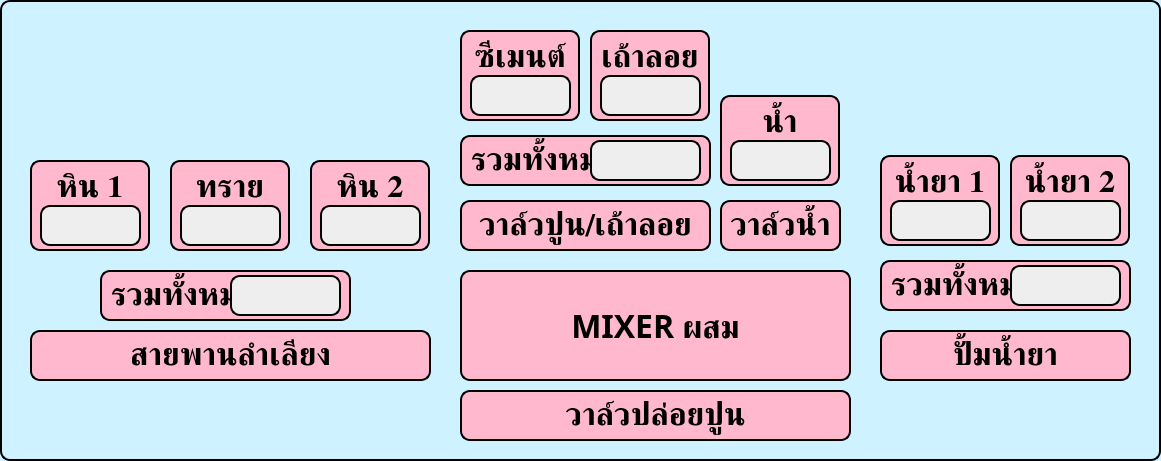
     <widget class="QGroupBox" name="mix_main_monitor_groupBox">
      <property name="geometry">
       <rect>
        <x>10</x>
        <y>150</y>
        <width>1161</width>
        <height>461</height>
       </rect>
      </property>
      <property name="font">
       <font>
        <family>TH Niramit AS</family>
        <pointsize>20</pointsize>
        <bold>true</bold>
       </font>
      </property>
      <property name="styleSheet">
       <string notr="true">background-color:rgb(206, 242, 255); 
color: black;
border: 2px solid; 
border-radius: 10px;</string>
      </property>
      <property name="title">
       <string/>
      </property>
      <widget class="QLabel" name="mix_monitor_rock_1_label">
       <property name="geometry">
        <rect>
         <x>30</x>
         <y>160</y>
         <width>120</width>
         <height>91</height>
        </rect>
       </property>
       <property name="font">
        <font>
         <family>TH Niramit AS</family>
         <pointsize>24</pointsize>
         <bold>true</bold>
        </font>
       </property>
       <property name="styleSheet">
        <string notr="true">background:rgb(255, 184, 205)</string>
       </property>
       <property name="frameShape">
        <enum>QFrame::Shape::Box</enum>
       </property>
       <property name="frameShadow">
        <enum>QFrame::Shadow::Plain</enum>
       </property>
       <property name="lineWidth">
        <number>2</number>
       </property>
       <property name="text">
        <string>หิน 1</string>
       </property>
       <property name="alignment">
        <set>Qt::AlignmentFlag::AlignHCenter|Qt::AlignmentFlag::AlignTop</set>
       </property>
      </widget>
      <widget class="QLabel" name="mix_monitor_sand_label">
       <property name="geometry">
        <rect>
         <x>170</x>
         <y>160</y>
         <width>120</width>
         <height>91</height>
        </rect>
       </property>
       <property name="font">
        <font>
         <family>TH Niramit AS</family>
         <pointsize>24</pointsize>
         <bold>true</bold>
        </font>
       </property>
       <property name="styleSheet">
        <string notr="true">background:rgb(255, 184, 205)</string>
       </property>
       <property name="frameShape">
        <enum>QFrame::Shape::Box</enum>
       </property>
       <property name="frameShadow">
        <enum>QFrame::Shadow::Plain</enum>
       </property>
       <property name="lineWidth">
        <number>2</number>
       </property>
       <property name="text">
        <string>ทราย</string>
       </property>
       <property name="alignment">
        <set>Qt::AlignmentFlag::AlignHCenter|Qt::AlignmentFlag::AlignTop</set>
       </property>
      </widget>
      <widget class="QLabel" name="mix_monitor_rock_2_label">
       <property name="geometry">
        <rect>
         <x>310</x>
         <y>160</y>
         <width>120</width>
         <height>91</height>
        </rect>
       </property>
       <property name="font">
        <font>
         <family>TH Niramit AS</family>
         <pointsize>24</pointsize>
         <bold>true</bold>
        </font>
       </property>
       <property name="styleSheet">
        <string notr="true">background:rgb(255, 184, 205)</string>
       </property>
       <property name="frameShape">
        <enum>QFrame::Shape::Box</enum>
       </property>
       <property name="frameShadow">
        <enum>QFrame::Shadow::Plain</enum>
       </property>
       <property name="lineWidth">
        <number>2</number>
       </property>
       <property name="text">
        <string>หิน 2</string>
       </property>
       <property name="alignment">
        <set>Qt::AlignmentFlag::AlignHCenter|Qt::AlignmentFlag::AlignTop</set>
       </property>
      </widget>
      <widget class="QLabel" name="mix_monitor_fyash_label">
       <property name="geometry">
        <rect>
         <x>590</x>
         <y>30</y>
         <width>120</width>
         <height>91</height>
        </rect>
       </property>
       <property name="font">
        <font>
         <family>TH Niramit AS</family>
         <pointsize>24</pointsize>
         <bold>true</bold>
        </font>
       </property>
       <property name="styleSheet">
        <string notr="true">background:rgb(255, 184, 205)</string>
       </property>
       <property name="frameShape">
        <enum>QFrame::Shape::Box</enum>
       </property>
       <property name="frameShadow">
        <enum>QFrame::Shadow::Plain</enum>
       </property>
       <property name="lineWidth">
        <number>2</number>
       </property>
       <property name="text">
        <string>เถ้าลอย</string>
       </property>
       <property name="alignment">
        <set>Qt::AlignmentFlag::AlignHCenter|Qt::AlignmentFlag::AlignTop</set>
       </property>
      </widget>
      <widget class="QLabel" name="mix_monitor_cement_label">
       <property name="geometry">
        <rect>
         <x>460</x>
         <y>30</y>
         <width>120</width>
         <height>91</height>
        </rect>
       </property>
       <property name="font">
        <font>
         <family>TH Niramit AS</family>
         <pointsize>24</pointsize>
         <bold>true</bold>
        </font>
       </property>
       <property name="styleSheet">
        <string notr="true">background:rgb(255, 184, 205)</string>
       </property>
       <property name="frameShape">
        <enum>QFrame::Shape::Box</enum>
       </property>
       <property name="frameShadow">
        <enum>QFrame::Shadow::Plain</enum>
       </property>
       <property name="lineWidth">
        <number>2</number>
       </property>
       <property name="text">
        <string>ซีเมนต์</string>
       </property>
       <property name="alignment">
        <set>Qt::AlignmentFlag::AlignHCenter|Qt::AlignmentFlag::AlignTop</set>
       </property>
      </widget>
      <widget class="QLabel" name="mix_monitor_wather_label">
       <property name="geometry">
        <rect>
         <x>720</x>
         <y>95</y>
         <width>120</width>
         <height>91</height>
        </rect>
       </property>
       <property name="font">
        <font>
         <family>TH Niramit AS</family>
         <pointsize>24</pointsize>
         <bold>true</bold>
        </font>
       </property>
       <property name="styleSheet">
        <string notr="true">background:rgb(255, 184, 205)</string>
       </property>
       <property name="frameShape">
        <enum>QFrame::Shape::Box</enum>
       </property>
       <property name="frameShadow">
        <enum>QFrame::Shadow::Plain</enum>
       </property>
       <property name="lineWidth">
        <number>2</number>
       </property>
       <property name="text">
        <string>น้ำ</string>
       </property>
       <property name="alignment">
        <set>Qt::AlignmentFlag::AlignHCenter|Qt::AlignmentFlag::AlignTop</set>
       </property>
      </widget>
      <widget class="QLabel" name="mix_monitor_chem_2_label">
       <property name="geometry">
        <rect>
         <x>1010</x>
         <y>155</y>
         <width>120</width>
         <height>91</height>
        </rect>
       </property>
       <property name="font">
        <font>
         <family>TH Niramit AS</family>
         <pointsize>24</pointsize>
         <bold>true</bold>
        </font>
       </property>
       <property name="styleSheet">
        <string notr="true">background:rgb(255, 184, 205)</string>
       </property>
       <property name="frameShape">
        <enum>QFrame::Shape::Box</enum>
       </property>
       <property name="frameShadow">
        <enum>QFrame::Shadow::Plain</enum>
       </property>
       <property name="lineWidth">
        <number>2</number>
       </property>
       <property name="text">
        <string>น้ำยา 2</string>
       </property>
       <property name="alignment">
        <set>Qt::AlignmentFlag::AlignHCenter|Qt::AlignmentFlag::AlignTop</set>
       </property>
      </widget>
      <widget class="QLabel" name="mix_monitor_chem_1_label">
       <property name="geometry">
        <rect>
         <x>880</x>
         <y>155</y>
         <width>120</width>
         <height>91</height>
        </rect>
       </property>
       <property name="font">
        <font>
         <family>TH Niramit AS</family>
         <pointsize>24</pointsize>
         <bold>true</bold>
        </font>
       </property>
       <property name="styleSheet">
        <string notr="true">background:rgb(255, 184, 205)</string>
       </property>
       <property name="frameShape">
        <enum>QFrame::Shape::Box</enum>
       </property>
       <property name="frameShadow">
        <enum>QFrame::Shadow::Plain</enum>
       </property>
       <property name="lineWidth">
        <number>2</number>
       </property>
       <property name="text">
        <string>น้ำยา 1</string>
       </property>
       <property name="alignment">
        <set>Qt::AlignmentFlag::AlignHCenter|Qt::AlignmentFlag::AlignTop</set>
       </property>
      </widget>
      <widget class="QLineEdit" name="mix_monitor_rock_1_lineEdit">
       <property name="geometry">
        <rect>
         <x>40</x>
         <y>205</y>
         <width>101</width>
         <height>41</height>
        </rect>
       </property>
       <property name="font">
        <font>
         <family>TH Niramit AS</family>
         <pointsize>22</pointsize>
         <bold>true</bold>
        </font>
       </property>
       <property name="styleSheet">
        <string notr="true">background:rgb(238, 238, 238)</string>
       </property>
       <property name="alignment">
        <set>Qt::AlignmentFlag::AlignCenter</set>
       </property>
      </widget>
      <widget class="QLineEdit" name="mix_monitor_sand_lineEdit">
       <property name="geometry">
        <rect>
         <x>180</x>
         <y>205</y>
         <width>101</width>
         <height>41</height>
        </rect>
       </property>
       <property name="font">
        <font>
         <family>TH Niramit AS</family>
         <pointsize>22</pointsize>
         <bold>true</bold>
        </font>
       </property>
       <property name="styleSheet">
        <string notr="true">background:rgb(238, 238, 238)</string>
       </property>
       <property name="alignment">
        <set>Qt::AlignmentFlag::AlignCenter</set>
       </property>
      </widget>
      <widget class="QLineEdit" name="mix_monitor_rock_2_lineEdit">
       <property name="geometry">
        <rect>
         <x>320</x>
         <y>205</y>
         <width>101</width>
         <height>41</height>
        </rect>
       </property>
       <property name="font">
        <font>
         <family>TH Niramit AS</family>
         <pointsize>22</pointsize>
         <bold>true</bold>
        </font>
       </property>
       <property name="styleSheet">
        <string notr="true">background:rgb(238, 238, 238)</string>
       </property>
       <property name="alignment">
        <set>Qt::AlignmentFlag::AlignCenter</set>
       </property>
      </widget>
      <widget class="QLineEdit" name="mix_monitor_cement_lineEdit">
       <property name="geometry">
        <rect>
         <x>470</x>
         <y>75</y>
         <width>101</width>
         <height>41</height>
        </rect>
       </property>
       <property name="font">
        <font>
         <family>TH Niramit AS</family>
         <pointsize>22</pointsize>
         <bold>true</bold>
        </font>
       </property>
       <property name="styleSheet">
        <string notr="true">background:rgb(238, 238, 238)</string>
       </property>
       <property name="alignment">
        <set>Qt::AlignmentFlag::AlignCenter</set>
       </property>
      </widget>
      <widget class="QLineEdit" name="mix_monitor_fyash_lineEdit">
       <property name="geometry">
        <rect>
         <x>600</x>
         <y>75</y>
         <width>101</width>
         <height>41</height>
        </rect>
       </property>
       <property name="font">
        <font>
         <family>TH Niramit AS</family>
         <pointsize>22</pointsize>
         <bold>true</bold>
        </font>
       </property>
       <property name="styleSheet">
        <string notr="true">background:rgb(238, 238, 238)</string>
       </property>
       <property name="alignment">
        <set>Qt::AlignmentFlag::AlignCenter</set>
       </property>
      </widget>
      <widget class="QLineEdit" name="mix_monitor_wather_lineEdit">
       <property name="geometry">
        <rect>
         <x>730</x>
         <y>140</y>
         <width>101</width>
         <height>41</height>
        </rect>
       </property>
       <property name="font">
        <font>
         <family>TH Niramit AS</family>
         <pointsize>22</pointsize>
         <bold>true</bold>
        </font>
       </property>
       <property name="styleSheet">
        <string notr="true">background:rgb(238, 238, 238)</string>
       </property>
       <property name="alignment">
        <set>Qt::AlignmentFlag::AlignCenter</set>
       </property>
      </widget>
      <widget class="QLineEdit" name="mix_monitor_chem_1_lineEdit">
       <property name="geometry">
        <rect>
         <x>890</x>
         <y>200</y>
         <width>101</width>
         <height>41</height>
        </rect>
       </property>
       <property name="font">
        <font>
         <family>TH Niramit AS</family>
         <pointsize>22</pointsize>
         <bold>true</bold>
        </font>
       </property>
       <property name="styleSheet">
        <string notr="true">background:rgb(238, 238, 238)</string>
       </property>
       <property name="alignment">
        <set>Qt::AlignmentFlag::AlignCenter</set>
       </property>
      </widget>
      <widget class="QLineEdit" name="mix_monitor_chem_2_lineEdit">
       <property name="geometry">
        <rect>
         <x>1020</x>
         <y>200</y>
         <width>101</width>
         <height>41</height>
        </rect>
       </property>
       <property name="font">
        <font>
         <family>TH Niramit AS</family>
         <pointsize>22</pointsize>
         <bold>true</bold>
        </font>
       </property>
       <property name="styleSheet">
        <string notr="true">background:rgb(238, 238, 238)</string>
       </property>
       <property name="alignment">
        <set>Qt::AlignmentFlag::AlignCenter</set>
       </property>
      </widget>
      <widget class="QLabel" name="mix_monitor_mixer_label">
       <property name="geometry">
        <rect>
         <x>460</x>
         <y>270</y>
         <width>391</width>
         <height>111</height>
        </rect>
       </property>
       <property name="font">
        <font>
         <family>TH Niramit AS</family>
         <pointsize>24</pointsize>
         <bold>true</bold>
        </font>
       </property>
       <property name="styleSheet">
        <string notr="true">background:rgb(255, 184, 205)</string>
       </property>
       <property name="frameShape">
        <enum>QFrame::Shape::Box</enum>
       </property>
       <property name="frameShadow">
        <enum>QFrame::Shadow::Plain</enum>
       </property>
       <property name="lineWidth">
        <number>2</number>
       </property>
       <property name="text">
        <string>MIXER ผสม</string>
       </property>
       <property name="alignment">
        <set>Qt::AlignmentFlag::AlignCenter</set>
       </property>
      </widget>
      <widget class="QLabel" name="mix_monitor_converyer_rock_label">
       <property name="geometry">
        <rect>
         <x>30</x>
         <y>330</y>
         <width>401</width>
         <height>51</height>
        </rect>
       </property>
       <property name="font">
        <font>
         <family>TH Niramit AS</family>
         <pointsize>24</pointsize>
         <bold>true</bold>
        </font>
       </property>
       <property name="styleSheet">
        <string notr="true">background:rgb(255, 184, 205)</string>
       </property>
       <property name="frameShape">
        <enum>QFrame::Shape::Box</enum>
       </property>
       <property name="frameShadow">
        <enum>QFrame::Shadow::Plain</enum>
       </property>
       <property name="lineWidth">
        <number>2</number>
       </property>
       <property name="text">
        <string>สายพานลำเลียง</string>
       </property>
       <property name="alignment">
        <set>Qt::AlignmentFlag::AlignCenter</set>
       </property>
      </widget>
      <widget class="QLabel" name="mix_monitor_vale_fyash_and_cement_label">
       <property name="geometry">
        <rect>
         <x>460</x>
         <y>200</y>
         <width>251</width>
         <height>51</height>
        </rect>
       </property>
       <property name="font">
        <font>
         <family>TH Niramit AS</family>
         <pointsize>24</pointsize>
         <bold>true</bold>
        </font>
       </property>
       <property name="styleSheet">
        <string notr="true">background:rgb(255, 184, 205)</string>
       </property>
       <property name="frameShape">
        <enum>QFrame::Shape::Box</enum>
       </property>
       <property name="frameShadow">
        <enum>QFrame::Shadow::Plain</enum>
       </property>
       <property name="lineWidth">
        <number>2</number>
       </property>
       <property name="text">
        <string>วาล์วปูน/เถ้าลอย</string>
       </property>
       <property name="alignment">
        <set>Qt::AlignmentFlag::AlignCenter</set>
       </property>
      </widget>
      <widget class="QLabel" name="mix_monitor_vale_wather_label">
       <property name="geometry">
        <rect>
         <x>720</x>
         <y>200</y>
         <width>121</width>
         <height>51</height>
        </rect>
       </property>
       <property name="font">
        <font>
         <family>TH Niramit AS</family>
         <pointsize>24</pointsize>
         <bold>true</bold>
        </font>
       </property>
       <property name="styleSheet">
        <string notr="true">background:rgb(255, 184, 205)</string>
       </property>
       <property name="frameShape">
        <enum>QFrame::Shape::Box</enum>
       </property>
       <property name="frameShadow">
        <enum>QFrame::Shadow::Plain</enum>
       </property>
       <property name="lineWidth">
        <number>2</number>
       </property>
       <property name="text">
        <string>วาล์วน้ำ</string>
       </property>
       <property name="alignment">
        <set>Qt::AlignmentFlag::AlignCenter</set>
       </property>
      </widget>
      <widget class="QLabel" name="mix_monitor_pump_chem_label">
       <property name="geometry">
        <rect>
         <x>880</x>
         <y>330</y>
         <width>251</width>
         <height>51</height>
        </rect>
       </property>
       <property name="font">
        <font>
         <family>TH Niramit AS</family>
         <pointsize>24</pointsize>
         <bold>true</bold>
        </font>
       </property>
       <property name="styleSheet">
        <string notr="true">background:rgb(255, 184, 205)</string>
       </property>
       <property name="frameShape">
        <enum>QFrame::Shape::Box</enum>
       </property>
       <property name="frameShadow">
        <enum>QFrame::Shadow::Plain</enum>
       </property>
       <property name="lineWidth">
        <number>2</number>
       </property>
       <property name="text">
        <string>ปั้มน้ำยา</string>
       </property>
       <property name="alignment">
        <set>Qt::AlignmentFlag::AlignCenter</set>
       </property>
      </widget>
      <widget class="QLabel" name="mix_monitor_main_vale_label">
       <property name="geometry">
        <rect>
         <x>460</x>
         <y>390</y>
         <width>391</width>
         <height>51</height>
        </rect>
       </property>
       <property name="font">
        <font>
         <family>TH Niramit AS</family>
         <pointsize>24</pointsize>
         <bold>true</bold>
        </font>
       </property>
       <property name="styleSheet">
        <string notr="true">background:rgb(255, 184, 205)</string>
       </property>
       <property name="frameShape">
        <enum>QFrame::Shape::Box</enum>
       </property>
       <property name="frameShadow">
        <enum>QFrame::Shadow::Plain</enum>
       </property>
       <property name="lineWidth">
        <number>2</number>
       </property>
       <property name="text">
        <string>วาล์วปล่อยปูน</string>
       </property>
       <property name="alignment">
        <set>Qt::AlignmentFlag::AlignCenter</set>
       </property>
      </widget>
      <widget class="QLabel" name="mix_monitor_sum_rock_and_sand_label">
       <property name="geometry">
        <rect>
         <x>100</x>
         <y>270</y>
         <width>251</width>
         <height>51</height>
        </rect>
       </property>
       <property name="font">
        <font>
         <family>TH Niramit AS</family>
         <pointsize>24</pointsize>
         <bold>true</bold>
        </font>
       </property>
       <property name="styleSheet">
        <string notr="true">background:rgb(255, 184, 205)</string>
       </property>
       <property name="frameShape">
        <enum>QFrame::Shape::Box</enum>
       </property>
       <property name="frameShadow">
        <enum>QFrame::Shadow::Plain</enum>
       </property>
       <property name="lineWidth">
        <number>2</number>
       </property>
       <property name="text">
        <string>รวมทั้งหมด</string>
       </property>
       <property name="alignment">
        <set>Qt::AlignmentFlag::AlignLeading|Qt::AlignmentFlag::AlignLeft|Qt::AlignmentFlag::AlignVCenter</set>
       </property>
      </widget>
      <widget class="QLineEdit" name="mix_monitor_sum_rock_and_sand_lineEdit">
       <property name="geometry">
        <rect>
         <x>230</x>
         <y>275</y>
         <width>111</width>
         <height>41</height>
        </rect>
       </property>
       <property name="font">
        <font>
         <family>TH Niramit AS</family>
         <pointsize>22</pointsize>
         <bold>true</bold>
        </font>
       </property>
       <property name="styleSheet">
        <string notr="true">background:rgb(238, 238, 238)</string>
       </property>
       <property name="alignment">
        <set>Qt::AlignmentFlag::AlignCenter</set>
       </property>
      </widget>
      <widget class="QLineEdit" name="mix_monitor_sum_chem_lineEdit">
       <property name="geometry">
        <rect>
         <x>1010</x>
         <y>265</y>
         <width>111</width>
         <height>41</height>
        </rect>
       </property>
       <property name="font">
        <font>
         <family>TH Niramit AS</family>
         <pointsize>22</pointsize>
         <bold>true</bold>
        </font>
       </property>
       <property name="styleSheet">
        <string notr="true">background:rgb(238, 238, 238)</string>
       </property>
       <property name="alignment">
        <set>Qt::AlignmentFlag::AlignCenter</set>
       </property>
      </widget>
      <widget class="QLabel" name="mix_monitor_sum_chem_label">
       <property name="geometry">
        <rect>
         <x>880</x>
         <y>260</y>
         <width>251</width>
         <height>51</height>
        </rect>
       </property>
       <property name="font">
        <font>
         <family>TH Niramit AS</family>
         <pointsize>24</pointsize>
         <bold>true</bold>
        </font>
       </property>
       <property name="styleSheet">
        <string notr="true">background:rgb(255, 184, 205)</string>
       </property>
       <property name="frameShape">
        <enum>QFrame::Shape::Box</enum>
       </property>
       <property name="frameShadow">
        <enum>QFrame::Shadow::Plain</enum>
       </property>
       <property name="lineWidth">
        <number>2</number>
       </property>
       <property name="text">
        <string>รวมทั้งหมด</string>
       </property>
       <property name="alignment">
        <set>Qt::AlignmentFlag::AlignLeading|Qt::AlignmentFlag::AlignLeft|Qt::AlignmentFlag::AlignVCenter</set>
       </property>
      </widget>
      <widget class="QLabel" name="mix_monitor_sum_fyash_and_cement_label">
       <property name="geometry">
        <rect>
         <x>460</x>
         <y>135</y>
         <width>251</width>
         <height>51</height>
        </rect>
       </property>
       <property name="font">
        <font>
         <family>TH Niramit AS</family>
         <pointsize>24</pointsize>
         <bold>true</bold>
        </font>
       </property>
       <property name="styleSheet">
        <string notr="true">background:rgb(255, 184, 205)</string>
       </property>
       <property name="frameShape">
        <enum>QFrame::Shape::Box</enum>
       </property>
       <property name="frameShadow">
        <enum>QFrame::Shadow::Plain</enum>
       </property>
       <property name="lineWidth">
        <number>2</number>
       </property>
       <property name="text">
        <string>รวมทั้งหมด</string>
       </property>
       <property name="alignment">
        <set>Qt::AlignmentFlag::AlignLeading|Qt::AlignmentFlag::AlignLeft|Qt::AlignmentFlag::AlignVCenter</set>
       </property>
      </widget>
      <widget class="QLineEdit" name="mix_monitor_sum_fyash_and_cement_lineEdit">
       <property name="geometry">
        <rect>
         <x>590</x>
         <y>140</y>
         <width>111</width>
         <height>41</height>
        </rect>
       </property>
       <property name="font">
        <font>
         <family>TH Niramit AS</family>
         <pointsize>22</pointsize>
         <bold>true</bold>
        </font>
       </property>
       <property name="styleSheet">
        <string notr="true">background:rgb(238, 238, 238)</string>
       </property>
       <property name="alignment">
        <set>Qt::AlignmentFlag::AlignCenter</set>
       </property>
      </widget>
      <zorder>mix_monitor_sum_chem_label</zorder>
      <zorder>mix_monitor_rock_1_label</zorder>
      <zorder>mix_monitor_sand_label</zorder>
      <zorder>mix_monitor_rock_2_label</zorder>
      <zorder>mix_monitor_fyash_label</zorder>
      <zorder>mix_monitor_cement_label</zorder>
      <zorder>mix_monitor_wather_label</zorder>
      <zorder>mix_monitor_chem_2_label</zorder>
      <zorder>mix_monitor_chem_1_label</zorder>
      <zorder>mix_monitor_rock_1_lineEdit</zorder>
      <zorder>mix_monitor_sand_lineEdit</zorder>
      <zorder>mix_monitor_rock_2_lineEdit</zorder>
      <zorder>mix_monitor_cement_lineEdit</zorder>
      <zorder>mix_monitor_fyash_lineEdit</zorder>
      <zorder>mix_monitor_wather_lineEdit</zorder>
      <zorder>mix_monitor_chem_1_lineEdit</zorder>
      <zorder>mix_monitor_chem_2_lineEdit</zorder>
      <zorder>mix_monitor_mixer_label</zorder>
      <zorder>mix_monitor_converyer_rock_label</zorder>
      <zorder>mix_monitor_vale_fyash_and_cement_label</zorder>
      <zorder>mix_monitor_vale_wather_label</zorder>
      <zorder>mix_monitor_pump_chem_label</zorder>
      <zorder>mix_monitor_main_vale_label</zorder>
      <zorder>mix_monitor_sum_rock_and_sand_label</zorder>
      <zorder>mix_monitor_sum_rock_and_sand_lineEdit</zorder>
      <zorder>mix_monitor_sum_chem_lineEdit</zorder>
      <zorder>mix_monitor_sum_fyash_and_cement_label</zorder>
      <zorder>mix_monitor_sum_fyash_and_cement_lineEdit</zorder>
     </widget>
